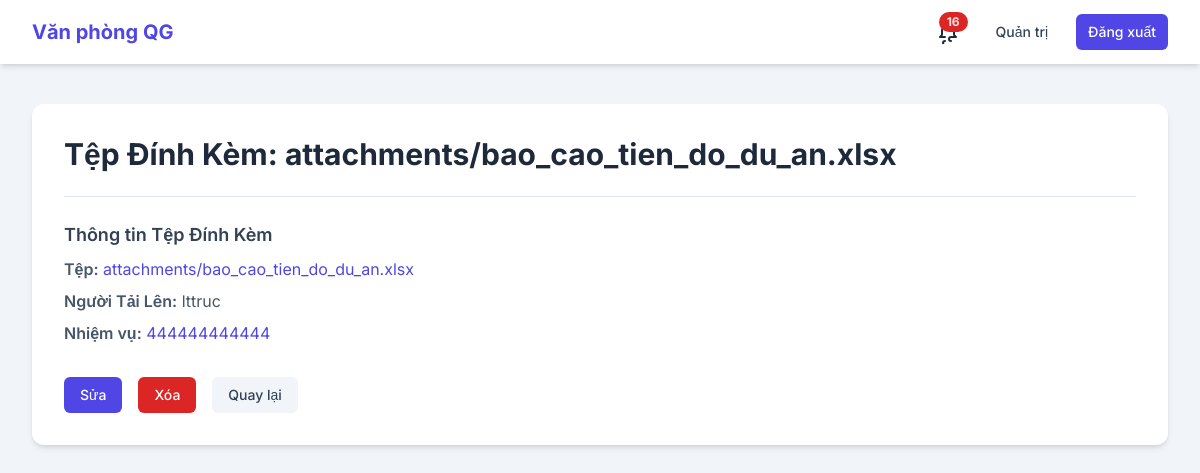
Screenshot of /tepdinhkem/2/ (signed in) with the database file from the repository.
### core/models.py (models this page shows, shortened)
class TepDinhKem(models.Model):
    file = models.FileField(upload_to='attachments/')
    uploader = models.ForeignKey(settings.AUTH_USER_MODEL, on_delete=models.CASCADE)
    nhiem_vu = models.ForeignKey(NhiemVu, on_delete=models.CASCADE, null=True, blank=True, related_name='tep_dinh_kem')
    ho_so_cong_viec = models.ForeignKey(HoSoCongViec, on_delete=models.CASCADE, null=True, blank=True, related_name='tep_dinh_kem')
    ke_hoach = models.ForeignKey(KeHoach, on_delete=models.CASCADE, null=True, blank=True, related_name='tep_dinh_kem') # Added for KeHoach
    binh_luan = models.ForeignKey(BinhLuan, on_delete=models.CASCADE, null=True, blank=True, related_name='tep_dinh_kem')

class NhiemVu(models.Model):
    class TrangThai(models.TextChoices):
        PENDING_ASSIGNMENT_APPROVAL = 'PENDING_ASSIGNMENT_APPROVAL', _('Chờ duyệt giao')
        ASSIGNED = 'ASSIGNED', _('Đã giao')
        PENDING_COMPLETION_APPROVAL = 'PENDING_COMPLETION_APPROVAL', _('Chờ duyệt hoàn thành')
        COMPLETED = 'COMPLETED', _('Hoàn thành')
    class MucDoUuTien(models.TextChoices):
        KHAN = 'KHAN', _('Khẩn')
        CAO = 'CAO', _('Cao')
        THUONG = 'THUONG', _('Thường')
        THAP = 'THAP', _('Thấp')
    class RecurringFrequency(models.TextChoices):
        DAILY = 'DAILY', _('Hàng ngày')
        WEEKLY = 'WEEKLY', _('Hàng tuần')
        MONTHLY = 'MONTHLY', _('Hàng tháng')
        YEARLY = 'YEARLY', _('Hàng năm')
    ten_nhiem_vu = models.CharField(max_length=255, verbose_name=_('Tên nhiệm vụ'))
    mo_ta = models.TextField(verbose_name=_('Mô tả'))
    trang_thai = models.CharField(max_length=50, choices=TrangThai.choices, default=TrangThai.PENDING_ASSIGNMENT_APPROVAL, verbose_name=_('Trạng thái'))
    muc_do_uu_tien = models.CharField(max_length=50, choices=MucDoUuTien.choices, default=MucDoUuTien.THUONG, verbose_name=_('Mức độ ưu tiên'))
    ngay_bat_dau = models.DateTimeField(verbose_name=_('Ngày bắt đầu'), null=True, blank=True)
    ngay_ket_thuc = models.DateTimeField(verbose_name=_('Ngày kết thúc'), null=True, blank=True)
    id_ke_hoach = models.ForeignKey(KeHoach, on_delete=models.SET_NULL, null=True, blank=True, related_name='nhiem_vu', verbose_name=_('Kế hoạch'))
    id_nguoi_tao = models.ForeignKey(settings.AUTH_USER_MODEL, on_delete=models.SET_NULL, null=True, related_name='nhiem_vu_da_tao', verbose_name=_('Người tạo'))
    id_nguoi_giao_viec = models.ForeignKey(settings.AUTH_USER_MODEL, on_delete=models.SET_NULL, null=True, related_name='nhiem_vu_da_giao', verbose_name=_('Người giao việc'))
    id_nguoi_thuc_hien = models.ForeignKey(settings.AUTH_USER_MODEL, on_delete=models.SET_NULL, null=True, related_name='nhiem_vu_thuc_hien', verbose_name=_('Người thực hiện'))
    id_phong_ban_lien_quan = models.ForeignKey(PhongBan, on_delete=models.SET_NULL, null=True, blank=True, verbose_name=_('Phòng ban liên quan'))
    id_nhiem_vu_cha = models.ForeignKey('self', on_delete=models.CASCADE, null=True, blank=True, related_name='sub_tasks', verbose_name=_('Nhiệm vụ cha'))
    thoi_gian_uoc_tinh = models.FloatField(null=True, blank=True, verbose_name=_('Thời gian ước tính (giờ)'))
    thoi_gian_thuc_te = models.FloatField(null=True, blank=True, verbose_name=_('Thời gian thực tế (giờ)'))
    thoi_gian_xu_ly = models.FloatField(null=True, blank=True, verbose_name=_('Thời gian xử lý (giờ)'))
    is_recurring = models.BooleanField(default=False, verbose_name=_('Nhiệm vụ lặp lại'))
    recurring_frequency = models.CharField(max_length=20, choices=RecurringFrequency.choices, null=True, blank=True, verbose_name=_('Tần suất lặp lại'))
    recurring_until = models.DateTimeField(null=True, blank=True, verbose_name=_('Lặp lại đến ngày'))
    danh_gia_sao = models.IntegerField(null=True, blank=True, choices=[(i, str(i)) for i in range(1, 6)], verbose_name=_('Đánh giá sao'))
    loi_danh_gia = models.TextField(null=True, blank=True, verbose_name=_('Lời đánh giá'))
    ngay_ket_thuc_de_xuat = models.DateTimeField(null=True, blank=True, verbose_name=_('Ngày kết thúc đề xuất'))
    ly_do_gia_han = models.TextField(null=True, blank=True, verbose_name=_('Lý do gia hạn'))
    class TrangThaiGiaHan(models.TextChoices):
        CHUA_DUYET = 'CHUA_DUYET', _('Chưa duyệt')
        DA_DUYET = 'DA_DUYET', _('Đã duyệt')
        DA_TU_CHOI = 'DA_TU_CHOI', _('Đã từ chối')
    trang_thai_gia_han = models.CharField(max_length=50, choices=TrangThaiGiaHan.choices, default=TrangThaiGiaHan.CHUA_DUYET, verbose_name=_('Trạng thái gia hạn'))
    nguoi_duyet_gia_han = models.ForeignKey(settings.AUTH_USER_MODEL, on_delete=models.SET_NULL, null=True, blank=True, related_name='nhiem_vu_duyet_gia_han', verbose_name=_('Người duyệt gia hạn'))
    is_quy_trinh_dac_biet = models.BooleanField(default=False, verbose_name=_('Quy trình đặc biệt'))
    id_nguoi_duyet_giao_viec = models.ForeignKey(settings.AUTH_USER_MODEL, on_delete=models.SET_NULL, null=True, blank=True, related_name='nhiem_vu_da_duyet_giao', verbose_name=_('Người duyệt giao việc'))
    ngay_hoan_thanh = models.DateTimeField(null=True, blank=True, verbose_name=_('Ngày hoàn thành'))

### users/models.py (models this page shows)
class CustomUser(AbstractUser):
    class Role(models.TextChoices):
        LANH_DAO_CO_QUAN = 'LANH_DAO_CO_QUAN', 'Lãnh đạo Cơ quan'
        LANH_DAO_VAN_PHONG = 'LANH_DAO_VAN_PHONG', 'Lãnh đạo Văn phòng'
        LANH_DAO_PHONG = 'LANH_DAO_PHONG', 'Lãnh đạo Phòng'
        CHUYEN_VIEN_VAN_PHONG = 'CHUYEN_VIEN_VAN_PHONG', 'Chuyên viên Văn phòng'
        CHUYEN_VIEN_PHONG = 'CHUYEN_VIEN_PHONG', 'Chuyên viên Phòng'
        CHUYEN_VIEN = 'CHUYEN_VIEN', 'Chuyên viên'
    role = models.CharField(max_length=50, choices=Role.choices, default=Role.CHUYEN_VIEN_PHONG)
    co_quan = models.ForeignKey('core.CoQuan', on_delete=models.CASCADE, null=True, blank=True)
    phong_ban = models.ForeignKey('core.PhongBan', on_delete=models.CASCADE, null=True, blank=True)
    zalo_user_id = models.CharField(max_length=255, blank=True, null=True, verbose_name='Zalo User ID')

### core/views.py (the view)
# urls.py: path('tepdinhkem/<int:pk>/', views.TepDinhKemDetailView.as_view(), name='tepdinhkem-detail'),
class TepDinhKemDetailView(LoginRequiredMixin, DetailView):
    model = TepDinhKem
    template_name = 'core/tepdinhkem_detail.html'

### core/templates/core/tepdinhkem_detail.html (shortened to what this page needs)
{% extends 'core/base.html' %}
{% load i18n %}
{% block content %}
    <div class="bg-white p-8 rounded-xl shadow-md">
        <div class="flex justify-between items-start mb-4">
            <div>
                <h1 class="text-3xl font-bold text-slate-800">{% trans "Tệp Đính Kèm" %}: {{ object.file.name }}</h1>
            </div>
        </div>
        <div class="mt-6 border-t border-slate-200 pt-6">
            <h2 class="text-lg font-semibold text-slate-700 mb-2">{% trans "Thông tin Tệp Đính Kèm" %}</h2>
            <p class="text-slate-600 mb-2"><strong class="font-semibold">{% trans "Tệp" %}:</strong> <a href="{{ object.file.url }}" target="_blank" class="text-indigo-600 hover:underline">{{ object.file.name }}</a></p>
            <p class="text-slate-600 mb-2"><strong class="font-semibold">{% trans "Người Tải Lên" %}:</strong> {{ object.uploader.username }}</p>
            {% if object.nhiem_vu %}
                <p class="text-slate-600 mb-2"><strong class="font-semibold">{% trans "Nhiệm vụ" %}:</strong> <a href="{% url 'nhiemvu-detail' object.nhiem_vu.pk %}" class="text-indigo-600 hover:underline">{{ object.nhiem_vu.ten_nhiem_vu }}</a></p>
            {% endif %}
        </div>
        <div class="mt-8 flex items-center justify-start space-x-4">
            <a href="{% url 'tepdinhkem-update' object.pk %}" class="px-4 py-2 rounded-md text-sm font-medium text-white bg-indigo-600 hover:bg-indigo-700 transition-colors">{% trans "Sửa" %}</a>
            <a href="{% url 'tepdinhkem-delete' object.pk %}" class="px-4 py-2 rounded-md text-sm font-medium text-white bg-red-600 hover:bg-red-700 transition-colors">{% trans "Xóa" %}</a>
            <a href="{% url 'tepdinhkem-list' %}" class="px-4 py-2 rounded-md text-sm font-medium text-slate-700 bg-slate-100 hover:bg-slate-200 transition-colors">{% trans "Quay lại" %}</a>
        </div>
    </div>
{% endblock %}

### core/templates/core/base.html (style rules this page uses)
body { font-family: 'Inter', sans-serif; }

### rows the page displays
TepDinhKem: file.name "attachments/bao_cao_tien_do_du_an.xlsx", uploader.username "lttruc", nhiem_vu.ten_nhiem_vu "444444444444"
